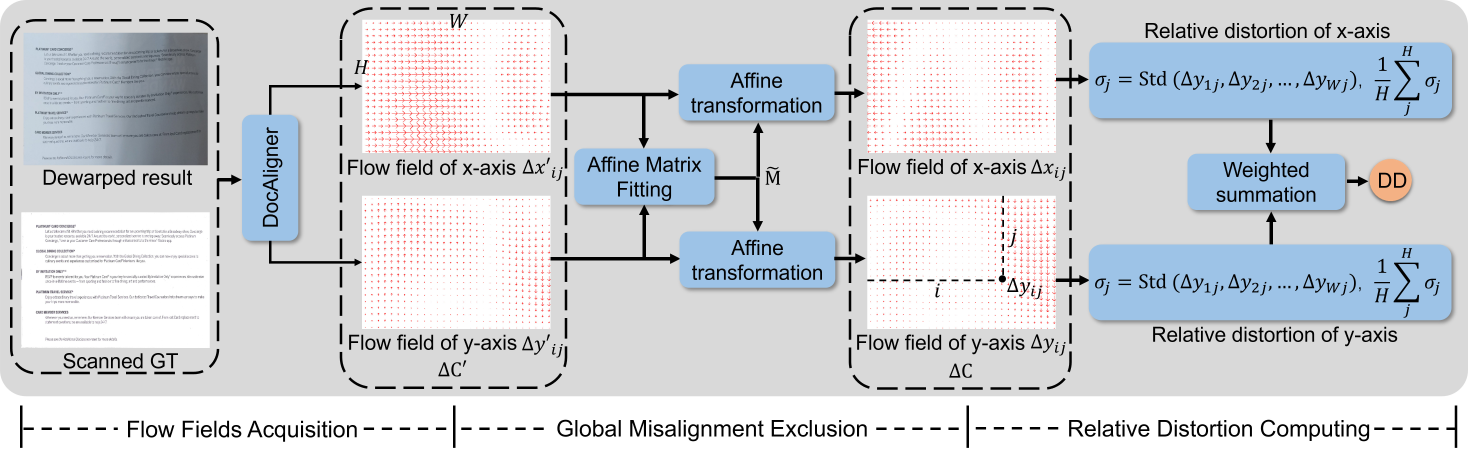
#> input picture img/pipeline.jpg, 5872 x 1825 px (shown at 1/4 size)
$ python -i utils.py   (imports and definitions only)   (older library calls are emulated)
#> lines starting #> are read from the running program, lines starting #| are printed output that depends on the picture
#> further down, picture is the input picture: shape (1825, 5872, 3); mean B, G, R 216.9, 211.8, 207.8
'''
Misc Utility functions
'''
from collections import OrderedDict
import os
import numpy as np
import torch
import cv2
import matplotlib.pyplot as plt

# [37 lines left out: functions flow2normmap, torch2cvimg, cvimg2torch, not called in this run]

def get_sobel(img):
    x = cv2.Sobel(img,cv2.CV_16S,1,0)
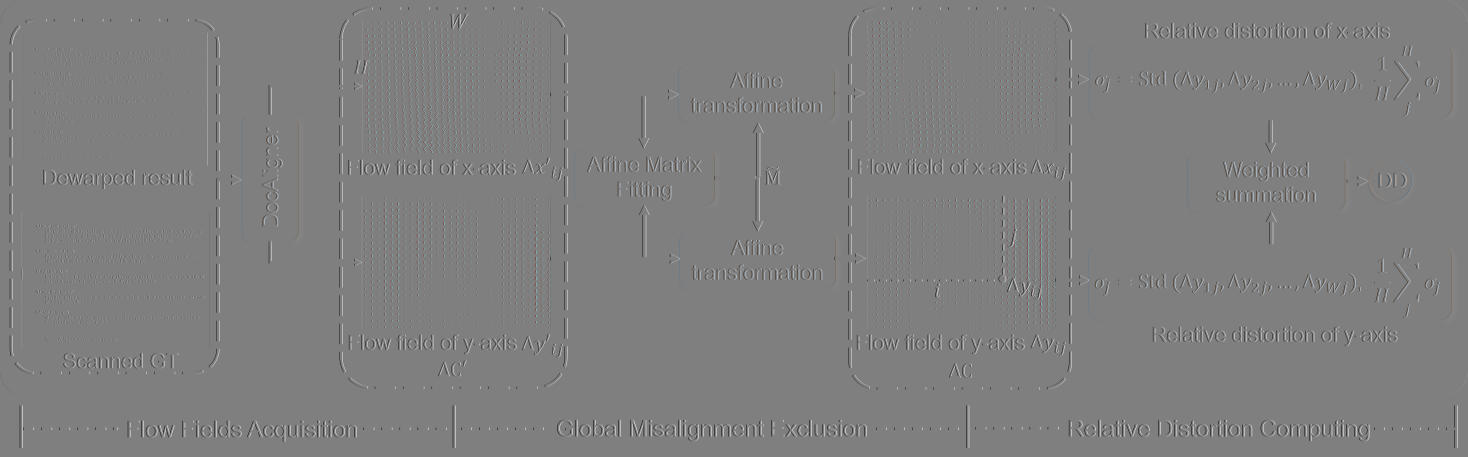
#> x: shape (1825, 5872, 3) int16 (shown at 1/4 size); mean B, G, R 0, 0, 0; drawn with min black and max white
    y = cv2.Sobel(img,cv2.CV_16S,0,1)
    absX = cv2.convertScaleAbs(x)   # 转回uint8
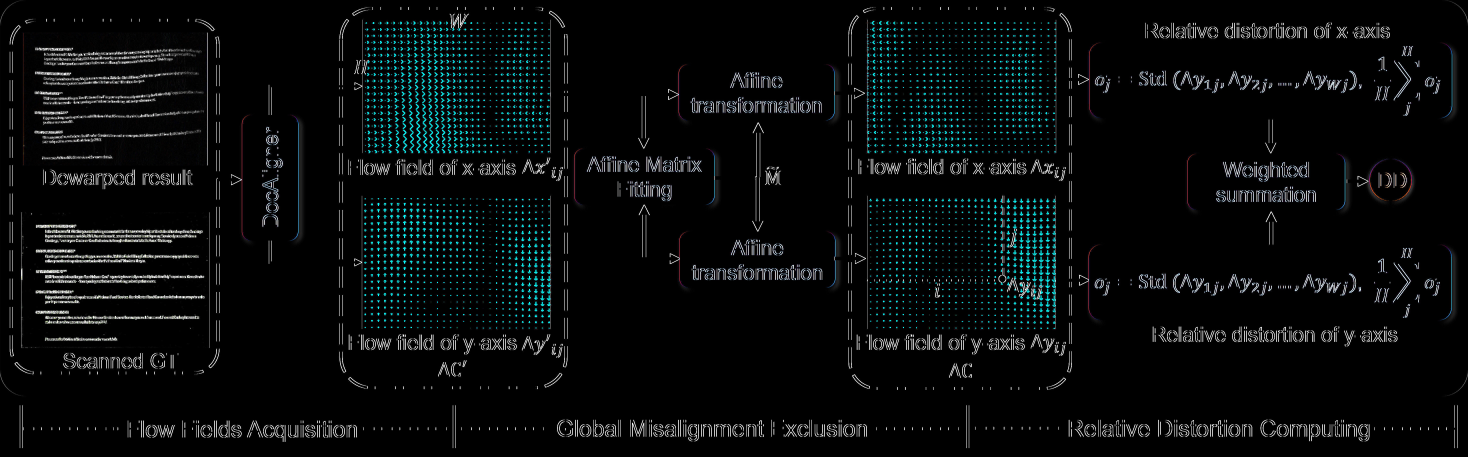
#> absX: shape (1825, 5872, 3) (shown at 1/4 size); mean B, G, R 11.9, 11.6, 8.8
    absY = cv2.convertScaleAbs(y)
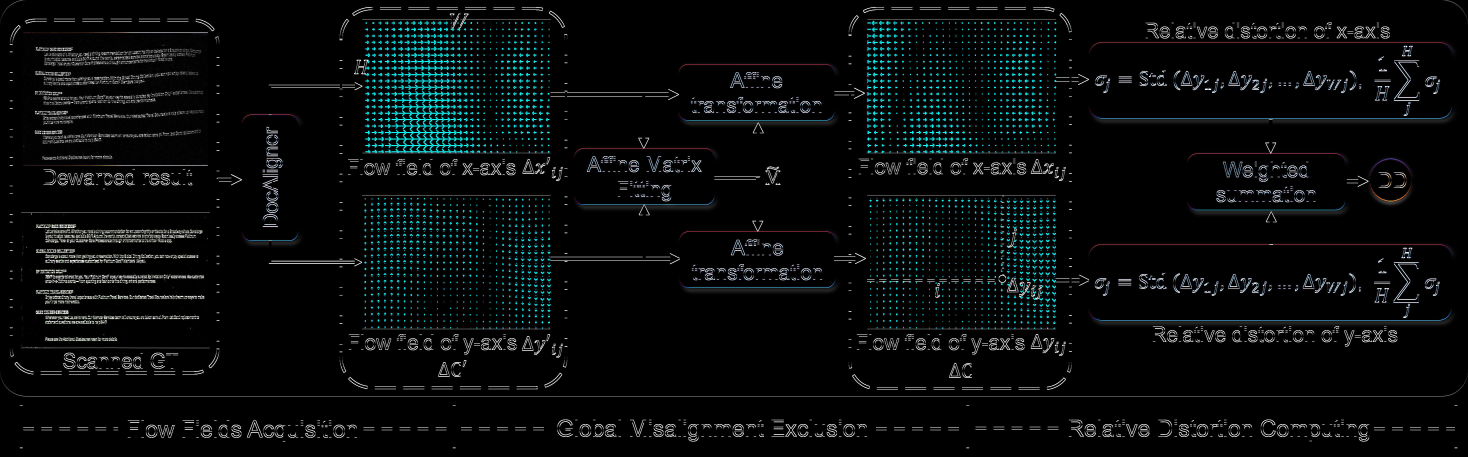
#> absY: shape (1825, 5872, 3) (shown at 1/4 size); mean B, G, R 11.8, 11.4, 8.2
    high_frequency = cv2.addWeighted(absX,0.5,absY,0.5,0)
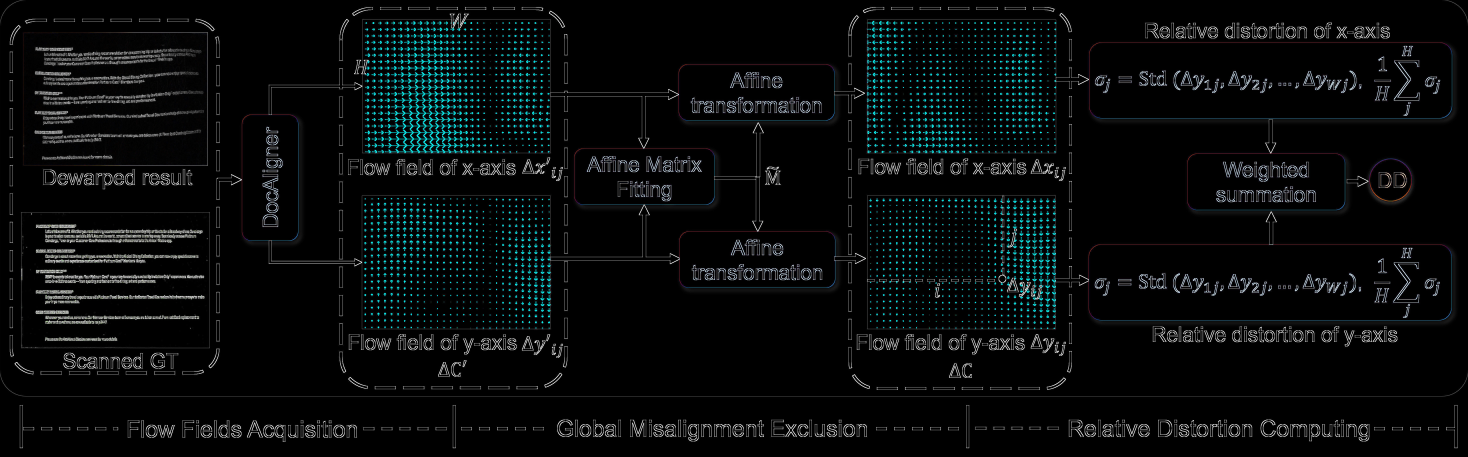
#> high_frequency: shape (1825, 5872, 3) (shown at 1/4 size); mean B, G, R 11.9, 11.5, 8.5
    high_frequency = cv2.cvtColor(high_frequency,cv2.COLOR_BGR2GRAY)
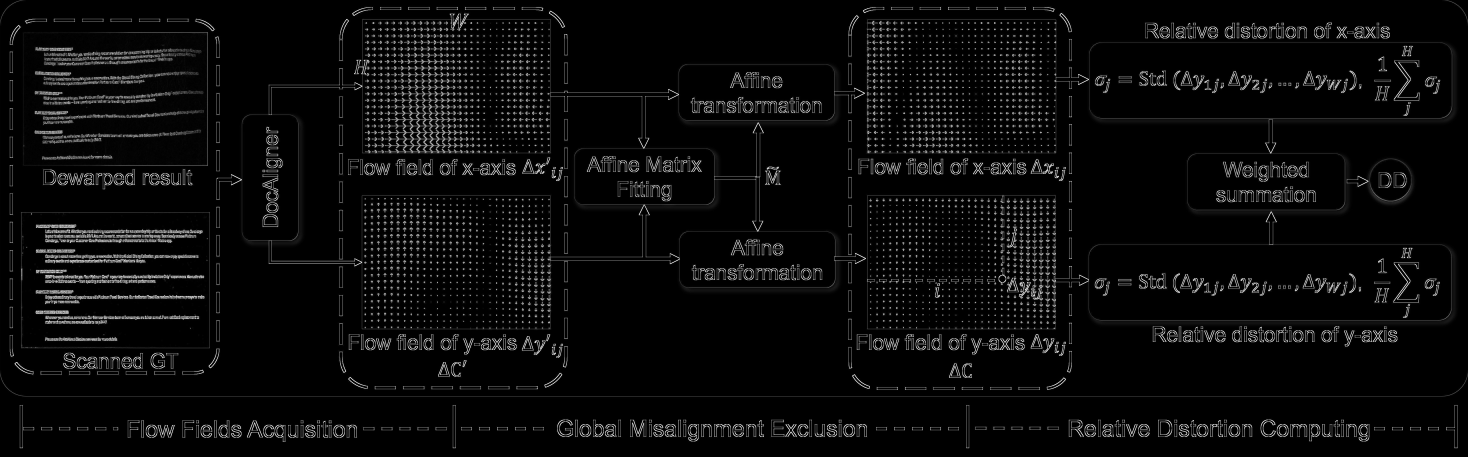
#> high_frequency: shape (1825, 5872) (shown at 1/4 size); min 0, max 255, mean 10.7
    return high_frequency


# [100 lines left out: functions flow_reverse, flow2sparsearrow, invert_flow, flowOverlay, not called in this run]

>>> import cv2
>>> picture = cv2.imread('img/pipeline.jpg')
>>> result = get_sobel(picture)
